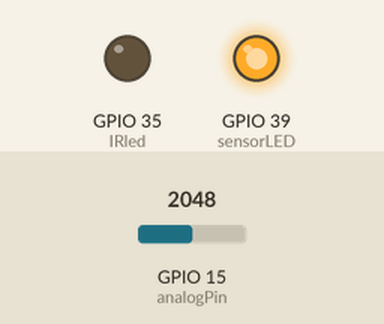
This sketch was run on a simulated ESP32. Parts: output pins drawn as LEDs (lit = HIGH). Inputs (shaded band) come from the test bench; at power-on: GPIO 15 (analogPin) = 2048.

Above: at 1.2 s.
1.3 s: GPIO 15 (analogPin) set to 18
2.8 s: GPIO 15 (analogPin) set to 14
At 3.5 s:
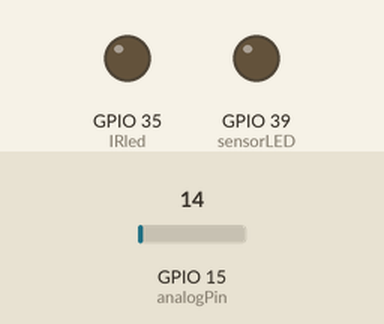
4.3 s: GPIO 15 (analogPin) set to 491
At 4.7 s:
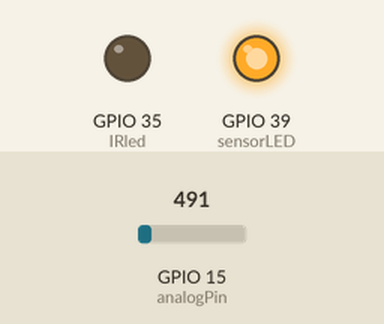
5.8 s: GPIO 15 (analogPin) set to 0
At 7.1 s:
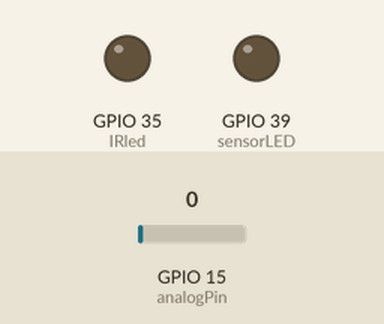
Timing chart, 0 to 8.3 s (numbered marks = the images above; inputs shaded):
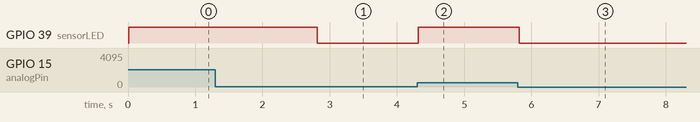

Measured:
- the behaviour switches between 17 and 16 on GPIO 15 (analogPin) (found by bisection; images 0 and 1)
- after the input at 1.3 s, every drawn part: stays the same
- after the input at 2.8 s, GPIO 39 (sensorLED): HIGH → LOW at once
- after the input at 4.3 s, GPIO 39 (sensorLED): LOW → HIGH at once
- after the input at 5.8 s, GPIO 39 (sensorLED): HIGH → LOW at once

The sketch:

IRsensor.ino
```cpp
int analogPin = 15;     // the IR transistor

int IRled = 35;
int sensorLED = 39;

int val = 0;           // variable to store the value read

void setup()

{
  pinMode (sensorLED, OUTPUT);
  pinMode (IRled, OUTPUT);
  digitalWrite (sensorLED, 0);
  digitalWrite (IRled, 0);

  //Serial.begin(9600);          //  setup serial

}


int i = 0;
void loop()

{

  val = analogRead(analogPin);    // read the input pin

  //Serial.println(val);             // debug value
  delay (10);

  if (val > 16)
    digitalWrite (sensorLED, 1);
   else
     digitalWrite (sensorLED, 0);

  i++;

}
```
